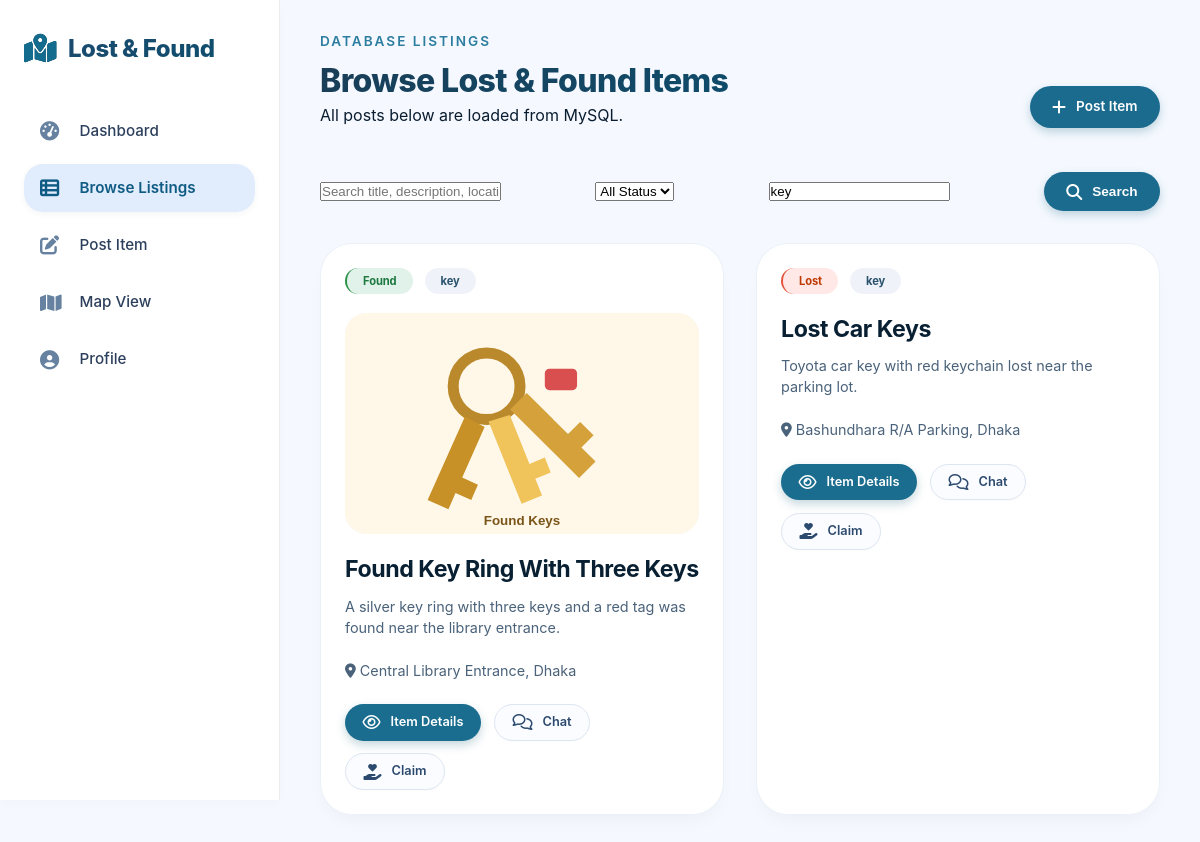
Screenshot of /backend-php/browse_listing_view.php?category=key with the database file from the repository.
### tables this page shows
CREATE TABLE items (
  id INT AUTO_INCREMENT PRIMARY KEY,
  user_id INT NOT NULL,
  title VARCHAR(180) NOT NULL,
  description TEXT NOT NULL,
  item_type ENUM('lost', 'found') NOT NULL,
  category VARCHAR(60) NOT NULL,
  location_name VARCHAR(180) NOT NULL,
  latitude DECIMAL(10, 7),
  longitude DECIMAL(10, 7),
  date_occurred DATE,
  public_contact VARCHAR(120),
  reward_amount DECIMAL(10, 2) DEFAULT 0,
  priority_level ENUM('normal', 'important', 'emergency') NOT NULL DEFAULT 'normal',
  status ENUM('open', 'matched', 'claimed', 'returned', 'closed', 'removed') NOT NULL DEFAULT 'open',
  view_count INT NOT NULL DEFAULT 0,
  created_at TIMESTAMP NOT NULL DEFAULT CURRENT_TIMESTAMP,
  updated_at TIMESTAMP NOT NULL DEFAULT CURRENT_TIMESTAMP ON UPDATE CURRENT_TIMESTAMP,
  CONSTRAINT fk_items_user FOREIGN KEY (user_id) REFERENCES users(id) ON DELETE CASCADE,
  INDEX idx_items_type_status (item_type, status),
  INDEX idx_items_category (category),
  INDEX idx_items_location (location_name),
  FULLTEXT INDEX ft_items_search (title, description, location_name)
);

### backend-php/config.php (called while the page is built, shortened)
<?php
function clean_text(?string $value): string
{
    return trim((string) $value);
}

### backend-php/browse_listing_view.php (the view, shortened to what this page needs)
<?php
require __DIR__ . '/config.php';
$category = clean_text($_GET['category'] ?? '');
$q = clean_text($_GET['q'] ?? '');
$where = ["i.status <> 'removed'"];
$params = [];
if ($category !== '') {
    $where[] = 'i.category = ?';
    $params[] = $category;
}
$stmt = $pdo->prepare(
    "SELECT i.*, u.full_name,
     (SELECT image_path FROM item_images img WHERE img.item_id = i.id ORDER BY is_primary DESC, id ASC LIMIT 1) AS image_path
     FROM items i
     JOIN users u ON u.id = i.user_id
     WHERE " . implode(' AND ', $where) . '
     ORDER BY i.created_at DESC'
);
$stmt->execute($params);
$items = $stmt->fetchAll();
function h(?string $value): string
{
    return htmlspecialchars((string) $value, ENT_QUOTES, 'UTF-8');
}
?>
<!DOCTYPE html>
<html lang="en">
<head>
  <link rel="stylesheet" href="../Browse Listing.css">
  <link rel="stylesheet" href="https://cdnjs.cloudflare.com/ajax/libs/font-awesome/6.4.0/css/all.min.css">
</head>
<body>
<div class="app-shell">
  <aside class="sidebar">
    <a class="brand" href="../Landing Page.html"><i class="fa-solid fa-map-location-dot"></i> Lost & Found</a>
    <nav class="nav-list">
      <a href="../DashBoard.html"><i class="fa-solid fa-gauge-high"></i> Dashboard</a>
      <a class="active" href="browse_listing_view.php"><i class="fa-solid fa-table-list"></i> Browse Listings</a>
      <a href="../Create Post.html"><i class="fa-solid fa-pen-to-square"></i> Post Item</a>
      <a href="../Map View.html"><i class="fa-solid fa-map"></i> Map View</a>
      <a href="../Profile Page.html"><i class="fa-solid fa-circle-user"></i> Profile</a>
    </nav>
  </aside>
  <main class="content">
    <header class="topline">
      <div>
        <p class="eyebrow">Database Listings</p>
        <h1>Browse Lost & Found Items</h1>
        <p>All posts below are loaded from MySQL.</p>
      </div>
      <a class="btn primary" href="../Create Post.html"><i class="fa-solid fa-plus"></i> Post Item</a>
    </header>
    <form class="filter-bar" method="get" action="browse_listing_view.php">
      <input type="text" name="q" value="<?= h($q) ?>" placeholder="Search title, description, location">
      <select name="type">
        <option value="">All Status</option>
      </select>
      <input type="text" name="category" value="<?= h($category) ?>" placeholder="Category">
      <button class="btn primary" type="submit"><i class="fa-solid fa-search"></i> Search</button>
    </form>
    <section class="grid" id="listingsGrid">
      <?php foreach ($items as $item): ?>
        <article class="card">
          <div class="meta">
            <span class="pill <?= h($item['item_type']) ?>">
              <?= ucfirst(h($item['item_type'])) ?>
            </span>
            <span class="pill"><?= h($item['category']) ?></span>
          </div>
          <?php if ($item['image_path']): ?>
            <img class="listing-img" src="../<?= h($item['image_path']) ?>" alt="<?= h($item['title']) ?>">
          <?php endif; ?>
          <h2><?= h($item['title']) ?></h2>
          <p><?= h(strlen($item['description']) > 140 ? substr($item['description'], 0, 140) . '...' : $item['description']) ?></p>
          <p><i class="fa-solid fa-location-dot"></i> <?= h($item['location_name']) ?></p>
          <div class="card-actions">
            <a class="btn primary" href="post_details_view.php?id=<?= (int) $item['id'] ?>">
              <i class="fa-regular fa-eye"></i> Item Details
            </a>
            <a class="btn" href="../Chat.html?item_id=<?= (int) $item['id'] ?>&receiver_id=<?= (int) $item['user_id'] ?>">
              <i class="fa-regular fa-comments"></i> Chat
            </a>
            <a class="btn" href="../Claim Item.html?item_id=<?= (int) $item['id'] ?>">
              <i class="fa-solid fa-hand-holding-heart"></i> Claim
            </a>
          </div>
        </article>
      <?php endforeach; ?>
    </section>
  </main>
</div>
</body>
</html>

### Browse Listing.css (style rules this page uses)
* { margin: 0; padding: 0; box-sizing: border-box; }
body { font-family: 'Inter', sans-serif; background: #f5f9ff; color: #0a1c2f; line-height: 1.45; overflow-x: hidden; }
.app-shell { display: flex; min-height: 100vh; backdrop-filter: blur(0px); }
.sidebar { width: 280px; background: rgba(255,255,255,0.96); backdrop-filter: blur(2px); border-right: 1px solid rgba(0, 20, 40, 0.08); padding: 2rem 1.5rem; position: sticky; top: 0; height: 100vh; display: flex; flex-direction: column; transition: all 0.2s ease; box-shadow: 0 4px 12px rgba(0,0,0,0.02); }
.brand { display: flex; align-items: center; gap: 12px; font-size: 1.5rem; font-weight: 800; letter-spacing: -0.02em; background: linear-gradient(135deg, #1e4a6e, #0c4e6e); background-clip: text; -webkit-background-clip: text; color: transparent; text-decoration: none; margin-bottom: 2.5rem; }
.brand i { background: #0c4e6e; background: linear-gradient(145deg, #1f6e8c, #0e4b6e); -webkit-background-clip: text; background-clip: text; color: #136b8d; font-size: 1.8rem; }
.nav-list { display: flex; flex-direction: column; gap: 0.6rem; }
.nav-list a { display: flex; align-items: center; gap: 14px; padding: 0.8rem 1rem; border-radius: 1.2rem; font-weight: 500; color: #2c3f5c; text-decoration: none; transition: all 0.25s cubic-bezier(0.2, 0.9, 0.4, 1.1); font-size: 0.95rem; }
.nav-list a i { width: 1.6rem; font-size: 1.2rem; color: #6682a0; }
.nav-list a.active { background: #e1edfc; color: #0f5b83; font-weight: 600; box-shadow: 0 2px 6px rgba(0, 55, 80, 0.05); }
.nav-list a.active i { color: #0f5b83; }
.content { flex: 1; padding: 2rem 2.5rem; transition: all 0.2s; max-width: 1400px; margin: 0 auto; width: 100%; }
.topline { display: flex; justify-content: space-between; align-items: flex-end; flex-wrap: wrap; margin-bottom: 2.8rem; animation: fadeSlideUp 0.45s ease-out; }
.eyebrow { font-size: 0.85rem; text-transform: uppercase; letter-spacing: 2px; font-weight: 600; color: #2c7da0; margin-bottom: 0.4rem; }
.topline h1 { font-size: 2rem; font-weight: 800; letter-spacing: -0.02em; background: linear-gradient(145deg, #1a3d56, #0f4c6b); background-clip: text; -webkit-background-clip: text; color: transparent; }
.btn { display: inline-flex; align-items: center; gap: 10px; background: white; padding: 0.7rem 1.4rem; border-radius: 2.5rem; font-weight: 600; font-size: 0.85rem; border: 1px solid #dce5f0; color: #2c4a6e; text-decoration: none; transition: all 0.2s ease; cursor: pointer; backdrop-filter: blur(2px); box-shadow: 0 1px 2px rgba(0,0,0,0.02); }
.btn i { font-size: 1rem; }
.btn.primary { background: #1b6b8f; border: none; color: white; box-shadow: 0 4px 10px rgba(24, 94, 120, 0.25); }
.filter-bar { display: flex; justify-content: space-between; align-items: center; flex-wrap: wrap; gap: 1rem; margin: 1rem 0 2rem 0; animation: fadeSlideUp 0.4s ease; }
.grid { display: grid; grid-template-columns: repeat(auto-fill, minmax(340px, 1fr)); gap: 2rem; margin-top: 1rem; }
.card { background: rgba(255, 255, 255, 0.95); backdrop-filter: blur(0px); border-radius: 2rem; padding: 1.5rem; transition: all 0.35s cubic-bezier(0.2, 0.9, 0.4, 1.1); border: 1px solid rgba(155, 185, 212, 0.2); box-shadow: 0 10px 20px -8px rgba(0, 0, 0, 0.05); animation: cardGlide 0.5s ease backwards; transform-origin: center; }
.listing-img { display: block; width: 100%; aspect-ratio: 16 / 10; object-fit: cover; border-radius: 1.35rem; margin-bottom: 1.2rem; background: #eef3f9; }
.meta { display: flex; gap: 0.75rem; margin-bottom: 1.2rem; flex-wrap: wrap; }
.pill { font-size: 0.7rem; font-weight: 700; padding: 0.3rem 1rem; border-radius: 100px; background: #eff3f9; color: #2c536e; letter-spacing: -0.01em; }
.pill.lost { background: #ffe8e6; color: #bc3900; border-left: 2px solid #e5533c; }
.pill.found { background: #e0f2e9; color: #1f7840; border-left: 2px solid #2b9348; }
.card h2 { font-size: 1.45rem; font-weight: 700; margin-bottom: 0.6rem; letter-spacing: -0.02em; color: #082032; }
.card p { color: #4a627a; font-size: 0.9rem; line-height: 1.45; margin-bottom: 1.4rem; }
.card-actions { display: flex; gap: 0.8rem; flex-wrap: wrap; }
.card-actions .btn { padding: 0.5rem 1.1rem; font-size: 0.8rem; background: #fafcff; border-radius: 2rem; }
.card-actions .btn.primary { background: #1a6d8f; color: white; }

### rows the page displays
items: item_type "Found", category "key", title "Found Key Ring With Three Keys", description "A silver key ring with three keys and a red tag was found near the library entrance.", location_name "Central Library Entrance, Dhaka"
items: item_type "Lost", category "key", title "Lost Car Keys", description "Toyota car key with red keychain lost near the parking lot.", location_name "Bashundhara R/A Parking, Dhaka"
